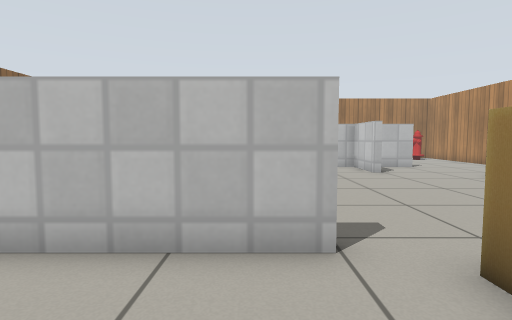
view 1 (above)

17 first-person views from a walk through a world built for the Gazebo simulator. The camera is 0.66 m above the floor, tilts 4° down and sees 80° across. Floor lines are 1 m apart. The floor is counted in squares, 0.5 m on a side. Each view is taken from the middle of a square. On the plan, view 1 faces up. The plan holds only what a view shows up to about 14 squares ahead; the rest is blank. Gazebo's built-in surfaces are drawn with simple patterns.

view 2
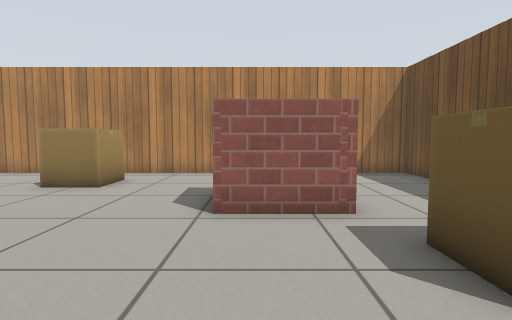

view 3
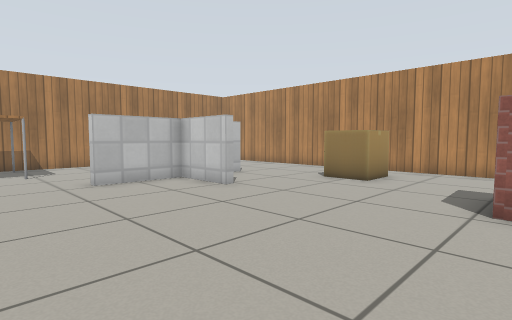

view 4
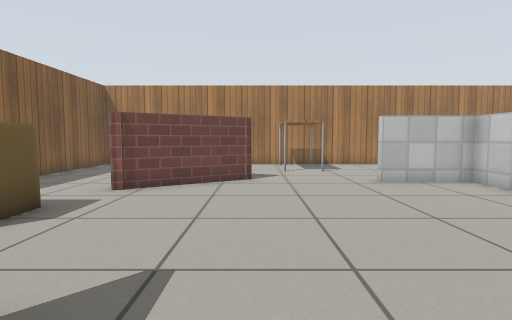

view 5
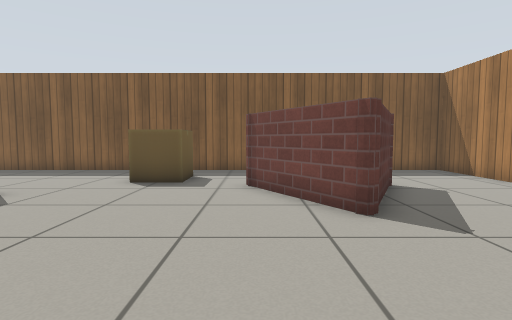

view 6
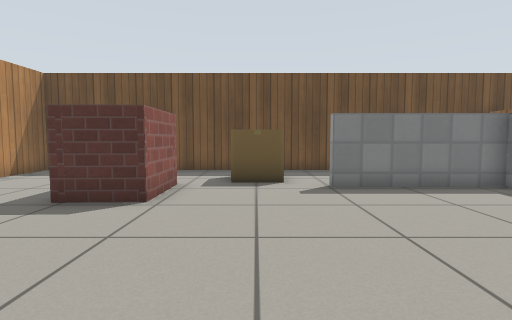

view 7
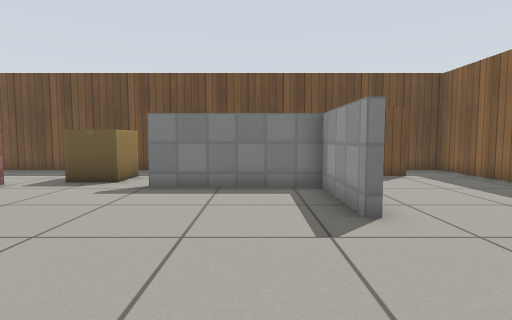

view 8
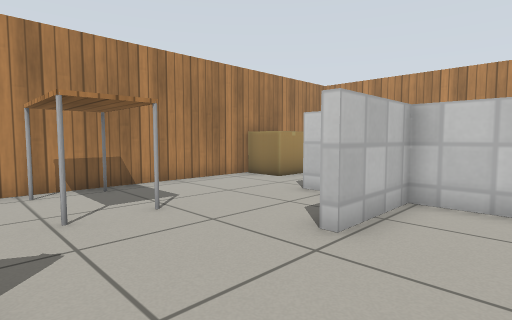

view 9
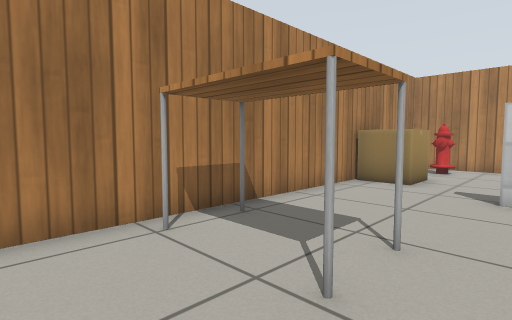

view 10
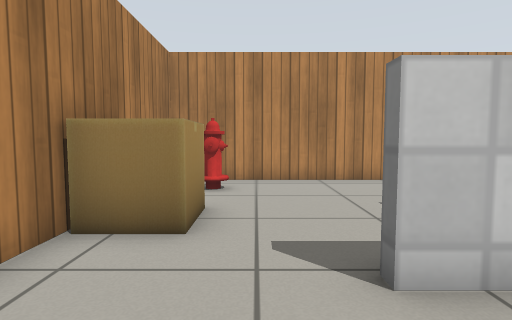

view 11
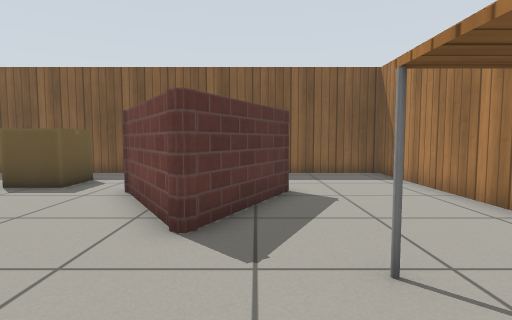

view 12
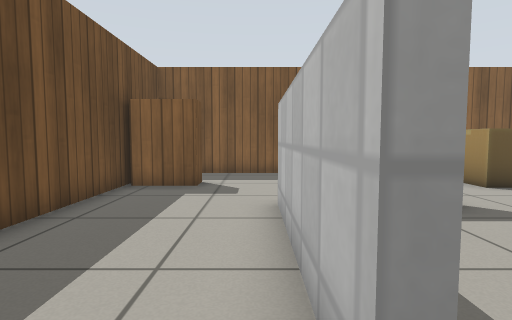

view 13
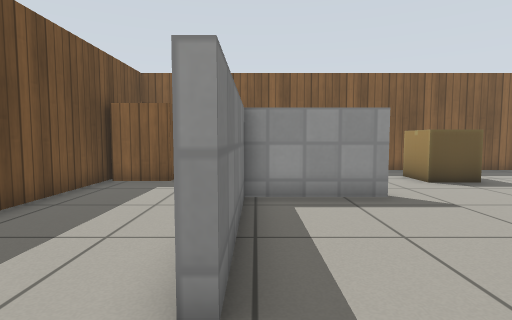

view 14
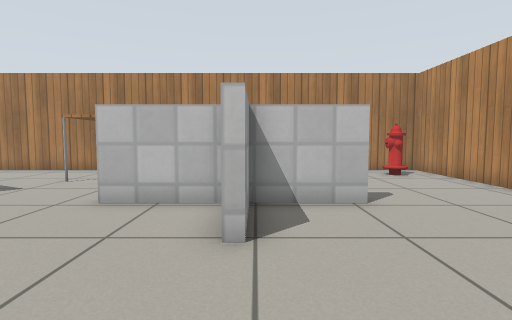

view 15
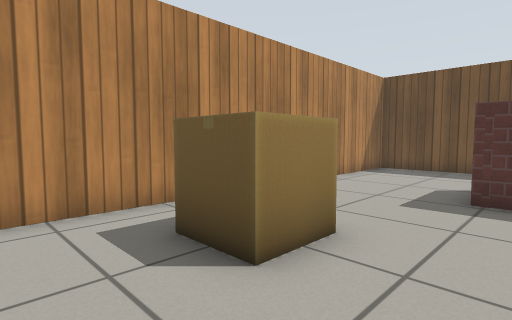

view 16
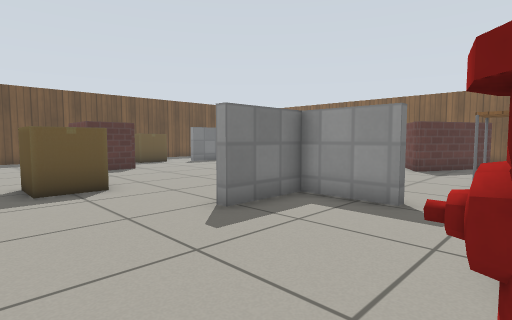

view 17
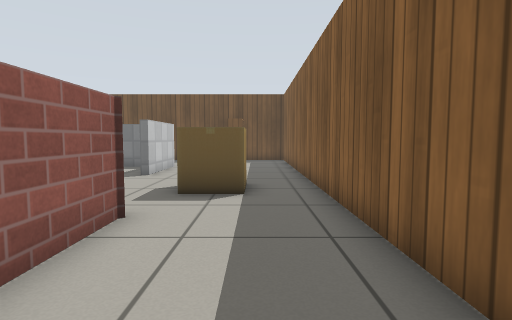

### Floor plan
Key: @ floor where view 1 was taken; # wall or solid block; . floor; B cardboard box; T table; K bookshelf; H fire hydrant.
Columns run from 10 left of view 1 to 12 right of it. Each row starts with its distance up from view 1.
 21 #######################
 20 #........TT.....BB  ..#
 19 #........TT.....BB..H.#
 18 #........TT...........#
 17 #.....................#
 16 #....##........#......#
 15 #....###.......#......#
 14 #....##.....######....#
 13 #....#.........#......#
 12 #..............#......#
 11 #..B...............B..#
 10 #..BB.............B B.#
  9 #..B...............B..#
  8 #.....................#
  7 #.....................#
  6 #.....#.........##....#
  5 #.....#.........##....#
  4 #.....#####.....##....#
  3 #............B........#
  2 #...........BB........#
  1 #..K......... ........#
  0 #..K......@.. ........#
 -1 #######################

Where each view was taken, in squares from view 1:
view 1: 0 up, 0 right, facing up
view 2: 5 up, 0 right, facing right
view 3: 5 up, 1 left, facing up-right
view 4: 5 up, 2 left, facing up
view 5: 13 up, 3 right, facing left
view 6: 12 up, 3 right, facing down
view 7: 12 up, 2 left, facing down
view 8: 12 up, 2 left, facing up-right
view 9: 16 up, 3 left, facing up-right
view 10: 18 up, 2 right, facing right
view 11: 16 up, 2 right, facing left
view 12: 3 up, 2 right, facing left
view 13: 4 up, 3 right, facing left
view 14: 8 up, 5 right, facing up
view 15: 13 up, 6 right, facing down-right
view 16: 19 up, 11 right, facing down-left
view 17: 18 up, 8 left, facing down
